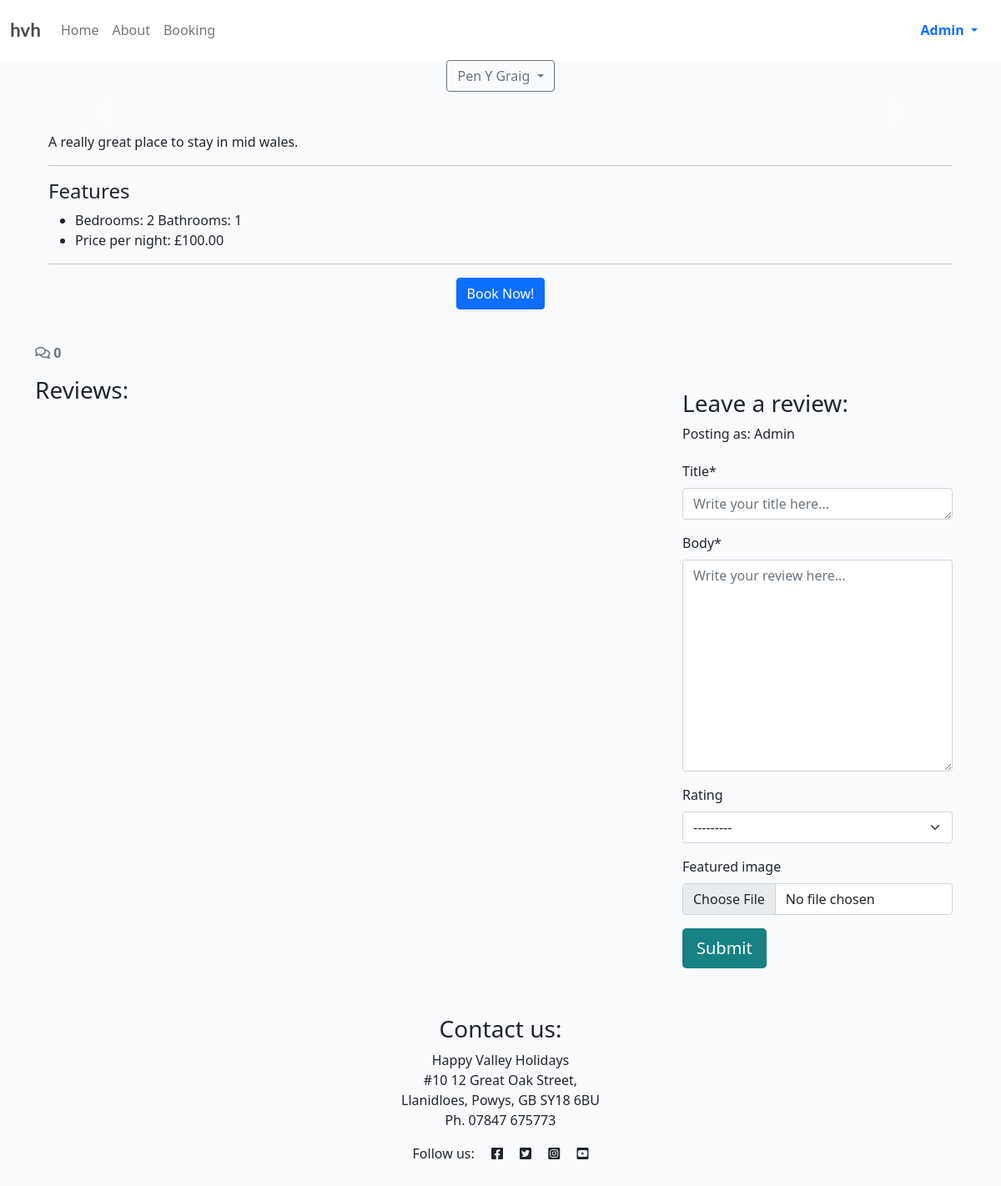
Page /pen-y-graig/ (signed in) on the committed database.
### cottages/models.py (models this page shows, shortened)
class Cottage(models.Model):
    cottage_id = models.CharField(
        primary_key=True,
        max_length=20,
        unique=True,
        blank=False,
        null=False,
    )
    featured_image = models.ImageField(
        upload_to='cottages/featured',
        blank=True,
        null=True,
        default='placeholder'
    )
    description = models.CharField(
        max_length=400,
        blank=True,
        null=True,
        default="Untitled Cottage"
    )
    slug = models.SlugField(max_length=200, blank=True)
    bedrooms = models.IntegerField()
    bathrooms = models.IntegerField()
    max_guests = models.IntegerField()
    price_per_night = models.DecimalField(max_digits=10, decimal_places=2)
    @property
    def pretty_name(self):
        return self.slug.replace('-', ' ').title()

### cottages/views.py (the view)
# urls.py: path('<slug:slug>/', cottage_detail, name='cottage_detail'),
def cottage_detail(request, slug):
    cottage = get_object_or_404(Cottage, slug=slug)
    images = cottage.images.all().order_by('image')
    cottages = Cottage.objects.all()
    reviews_qs = cottage.reviews.filter(
        approved=True
    ).order_by("-created_on")
    review_count = reviews_qs.count()
    paginator = Paginator(reviews_qs, 1)
    page = request.GET.get("page")
    page_obj = paginator.get_page(page)
    if request.method == "POST":
        review_form = ReviewForm(data=request.POST, files=request.FILES)
        if review_form.is_valid():
            review = review_form.save(
                commit=False
            )
            review.guest = request.user
            review.cottage = cottage
            review.save()
    else:
        review_form = ReviewForm()
    context = {
        'cottage': cottage,
        'cottages': cottages,
        'images': images,
        'reviews': page_obj,
        'page_obj': page_obj,
        'is_paginated': page_obj.has_other_pages(),
        'review_count': review_count,
        'review_form': review_form,
    }
    return render(request, 'cottages/cottage_detail.html', context)

### cottages/forms.py
class ReviewForm(forms.ModelForm):
    class Meta:
        model = Review
        fields = ('title', 'body', 'rating', 'featured_image')
        widgets = {
            'title': forms.Textarea(attrs={
                'placeholder': 'Write your title here...',
                'rows': 1,
                'class': 'form-control'
            }),
            'body': forms.Textarea(attrs={
                'placeholder': 'Write your review here...',
                'rows': 10,
                'class': 'form-control'
            })
        }

### cottages/templates/cottages/cottage_detail.html (shortened to what this page needs)
{% extends 'base.html' %}
{% load static %}
{% load crispy_forms_tags %}
{% block content %}
<div class="container">
    <div class="d-flex justify-content-center mb-4">
      <div class="dropdown">
        <button class="btn btn-outline-secondary dropdown-toggle" type="button" id="cottageDropdown"
            data-bs-toggle="dropdown" aria-expanded="false">
            {{ cottage.pretty_name }}
        </button>
      </div>
    </div>
    <div class="card mb-4">
        <div id="cottageCarousel" class="carousel slide" data-bs-ride="carousel">
          <button class="carousel-control-prev" type="button" data-bs-target="#cottageCarousel" data-bs-slide="prev">
            <span class="carousel-control-prev-icon" aria-hidden="true"></span>
          </button>
          <button class="carousel-control-next" type="button" data-bs-target="#cottageCarousel" data-bs-slide="next">
            <span class="carousel-control-next-icon" aria-hidden="true"></span>
          </button>
        </div>
        <div class="card-body">
            <p class="card-text">{{ cottage.description }}</p>
            <hr>
            <h4 id="features">Features</h4>
            <ul>
                {% if cottage.bedrooms %}<li>Bedrooms: {{ cottage.bedrooms }} Bathrooms: {{ cottage.bathrooms }}</li>{% endif %}
                {% if cottage.price_per_night %}<li>Price per night: £{{ cottage.price_per_night }}</li>{% endif %}
            </ul>
            <hr>
            <div class="text-center">
                  <a href="{% url 'reservation_new' %}?cottage={{ cottage.id }}" class="btn btn-primary">
                    Book Now!
                  </a>
            </div>
        </div>
    </div>
</div>
<div class="container">
  <div class="row">
    <div class="col-12">
      <strong class="text-secondary">
        <i class="far fa-comments"></i> {{ review_count }}
      </strong>
    </div>
  </div>
  <div class="row">
    <div id="reviews-section" class="col-md-8 card mb-4  mt-3 ">
      <h3>Reviews:</h3>
      <div class="card-body">
      </div>
    </div>
    <div class="col-md-4 card mb-4 mt-3">
      <div class="card-body">
        {% if user.is_authenticated %}
          <h3>Leave a review:</h3>
          <p>Posting as: {{ user.username }}</p>
          <form id="reviewForm"
            method="post"
            enctype="multipart/form-data"
            data-slug="{{ cottage.slug }}"
            style="margin-top: 1.3em;">
            {{ review_form | crispy }}
            <button id="submitButton" type="submit"
              class="btn btn-signup btn-lg">Submit</button>
          </form>
        {% else %}
          <p>Log in to leave a review</p>
        {% endif %}
      </div>
    </div>
  </div>
</div>
{% endblock content %}

### templates/base.html (shortened to what this page needs)
{% load static %}
{% url 'home' as home_url %}
{% url 'about' as about_url %}
{% url 'account_login' as login_url %}
{% url 'account_signup' as signup_url %}
{% url 'account_logout' as logout_url %}
<!DOCTYPE html>
<html class="h-100" lang="en">
<head>
    <link rel="stylesheet" href="https://cdnjs.cloudflare.com/ajax/libs/font-awesome/5.15.3/css/all.min.css">
    <link href="https://cdn.jsdelivr.net/npm/bootstrap@5.0.1/dist/css/bootstrap.min.css" rel="stylesheet"
>
    <link rel="stylesheet" href="{% static 'css/style.css' %}">
</head>
<body class="d-flex flex-column h-100 main-bg">
    <nav class="navbar navbar-expand-lg navbar-light bg-white">
        <div class="container-fluid">
            <a class="navbar-brand" href="{% url 'home' %}"><span class="brand">hvh</span></a>
            <div class="collapse navbar-collapse" id="navbarText">
                <ul class="navbar-nav me-auto mb-2 mb-lg-0">
                    <li class="nav-item">
                        <a class="nav-link {% if request.path == home_url %}active{% endif %}" aria-current="page"
                            href="{% url 'home' %}">Home</a>
                    </li>
                    <li class="nav-item">
                        <a
                            class="nav-link
                            {% if request.path == about_url %}active{%endif%}"
                            aria-current="page"
                            href="{% url 'about' %}"
                            >About</a
                        >
                    </li>
                    {% if user.is_authenticated %}
                        <li class="nav-item">
                            <a class="nav-link" href="{% url 'bookings:reservation_new' %}">Booking</a>
                        </li>
                    {% endif %}
                </ul>
                <span class="navbar-text text-muted">
                    {% if user.is_authenticated %}
                        <div class="nav-item dropdown">
                            <a class="nav-link dropdown-toggle text-primary" href="#" id="userDropdown" role="button" data-bs-toggle="dropdown" aria-expanded="false">
                                <strong>{{ user.get_username }}</strong>
                            </a>
                        </div>
                    {% else %}
                        <a class="nav-link {% if request.path == login_url %}active{% endif %}" aria-current="page" href="{% url 'account_login' %}"><strong class="text-primary">Login/Sign Up</strong></a>
                    {% endif %}
                </span>
            </div>
        </div>
    </nav>
    <div aria-live="polite" aria-atomic="true" class="position-fixed top-0 end-0 p-3" style="z-index: 1055;">
    </div>
    <main class="flex-shrink-0 main-bg">
    {% block content %}{% endblock content %}
</main>
<footer class="footer mt-auto py-3 white-bg">
  <h3 class="text-center">Contact us:</h3>
  <address class="text-center">
    Happy Valley Holidays<br />
    #10 12 Great Oak Street,<br />
    Llanidloes, Powys, GB SY18 6BU<br />
    Ph. 07847 675773
  </address>
  <p class="text-center">
    Follow us:
    <i class="fab fa-facebook-square ms-3"></i>
    <i class="fab fa-twitter-square ms-3"></i>
    <i class="fab fa-instagram-square ms-3"></i>
    <i class="fab fa-youtube-square ms-3"></i>
  </p>
</footer>
    <link rel="stylesheet"
          href="https://cdn.jsdelivr.net/npm/flatpickr/dist/flatpickr.min.css">
</body>
</html>

### static/css/style.css (style rules this page uses)
body { background-color: #F9FAFC; }
.brand { font-family: Lato, sans-serif; font-size: 1.4rem; font-weight: 700; color: #4A4A4F; }
.main-bg { background-color: #F9FAFC; }
.card { border: none; background-color: transparent; }
.btn-signup, .btn-edit { background-color: #188181; color: #fff; }
html { scroll-behavior: smooth; }

### templates/base.html (style rules this page uses)
html { scroll-behavior: smooth; }

### rows in the picture
Cottage: pretty_name "Pen Y Graig", description "A really great place to stay in mid wales.", bedrooms "2", bathrooms "1", price_per_night "100.00"

### other values in the picture
{{ user.get_username }} "Admin"
{{ review_count }} "0"
{{ user.username }} "Admin"
